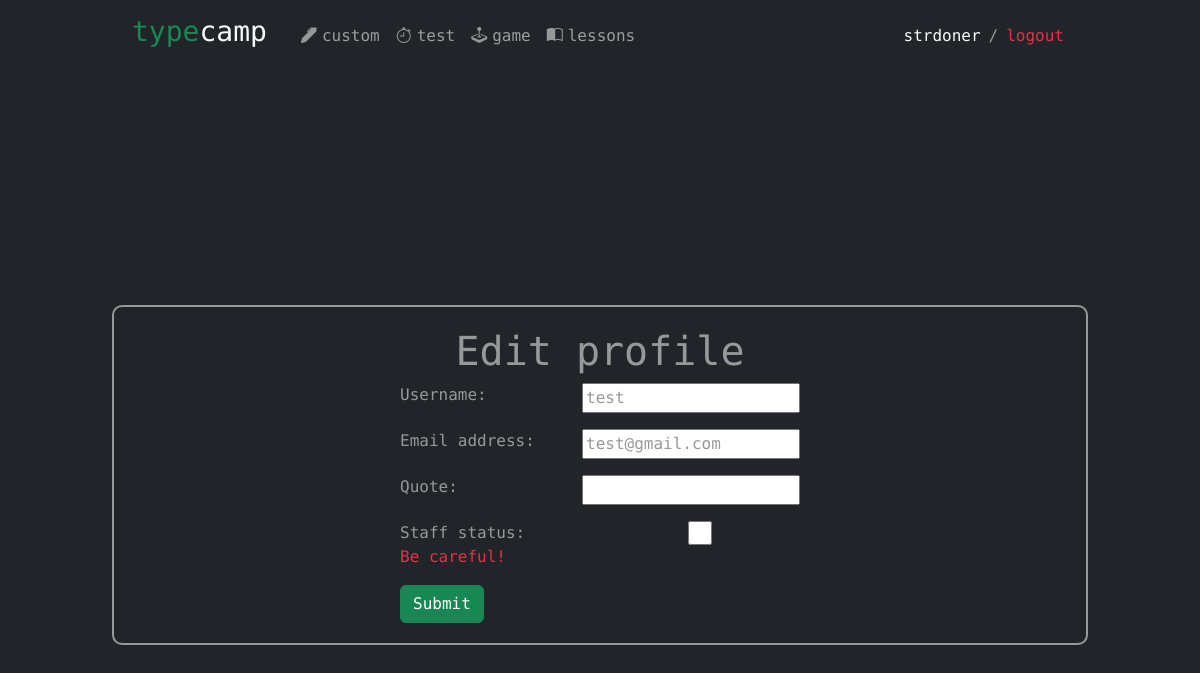
The app's page /edit_profile/27/ (signed in), older data.
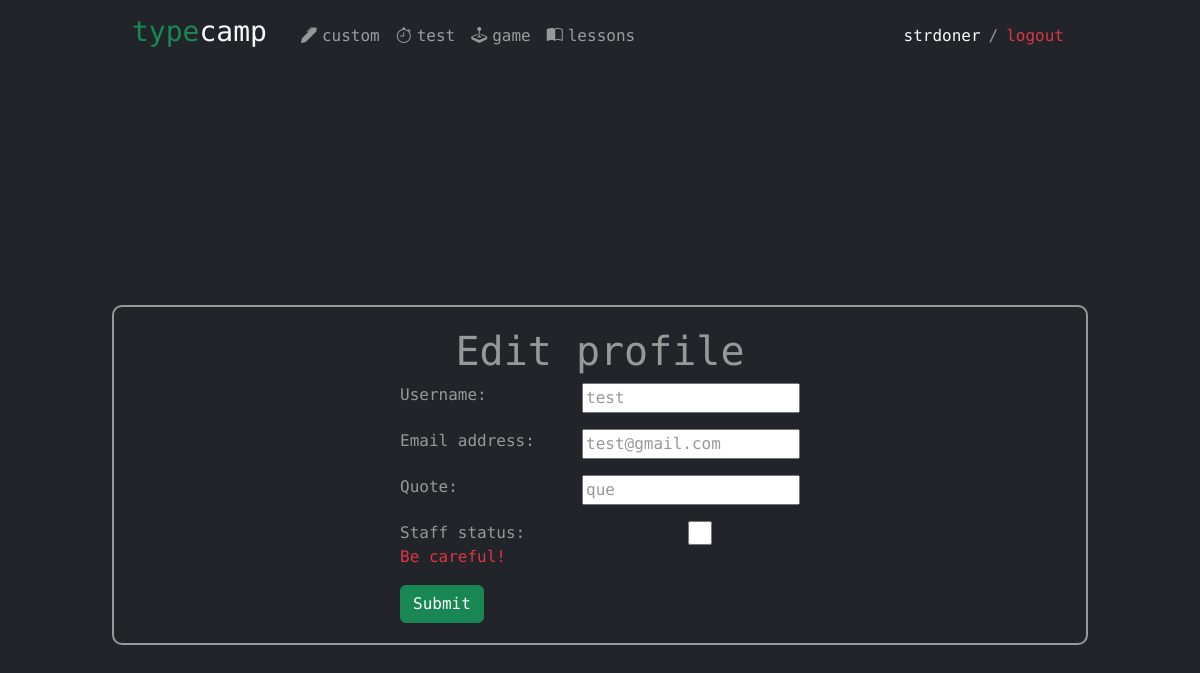
The same page, newer data.
### typecamp_app/models.py (models this page shows, shortened)
class Profile(models.Model):
    user = models.OneToOneField(settings.AUTH_USER_MODEL, on_delete=models.CASCADE, primary_key=True)
    quote = models.CharField(max_length=200, null=True, blank=True)
    keys = models.JSONField('keys', default=keys_default)
    wpm = models.IntegerField(default=0)
    total_stat = models.JSONField('total_stats', default=total_stat_default)

### typecamp_app/views.py (the view, shortened to what this page needs)
# urls.py: re_path(r'^edit_profile/(?P<id>\d+)/$', edit_profile, name='edit_profile'),
@login_required
def edit_profile(request, id):
    if request.method == 'POST':
        if request.user.is_superuser:
            staff_form = StaffEditForm(instance=User.objects.get(id=id), data=request.POST)
        user_form = UserEditForm(instance=User.objects.get(id = id), data=request.POST)
        profile_form = ProfileEditForm(instance=User.objects.get(id = id).profile, data=request.POST)
        if user_form.is_valid() and profile_form.is_valid():
            user = request.user
            user_form.save()
            profile_form.save()
            if request.user.is_superuser and staff_form.is_valid():
                print('asdfasdf')
                staff_form.save(commit=True)
            return redirect('user_detail', id = id)
        else:
            return render(request,
                      'edit.html',
                      {'user_form': user_form,
                       'profile_form': profile_form,
                       'id':int(id)
                       })
    else:
        if (request.user.is_superuser):
            user_form = UserEditForm(instance=User.objects.get(id = id))
            profile_form = ProfileEditForm(instance=User.objects.get(id = id).profile)
            staff_form = StaffEditForm(instance=User.objects.get(id = id))
            return render(request,
                        'edit.html',
                        {'user_form': user_form,
                        'profile_form': profile_form,
                        'staff_form': staff_form,
                        'id':int(id)
                        })

### typecamp_app/forms.py
class UserEditForm(forms.ModelForm):
    class Meta:
        model = User
        fields = ('username', 'email')
        help_texts = {
            'username': None,
            'email': None,
        }

class ProfileEditForm(forms.ModelForm):
    class Meta:
        model = Profile
        fields = ('quote',)

### typecamp_app/templates/edit.html (shortened to what this page needs)
{% extends "base.html" %}
{% block header %}
<a href="{% url 'home'%}" class="text-decoration-none text-light navbar-brand label"><h3><span>type</span>camp</h3></a>
    <div class="collapse navbar-collapse" id="navbarSupportedContent">
        <ul class="navbar-nav me-auto mb-2 mb-lg-0">
            <li class="nav-item">
                <a class="nav-link" aria-current="page" href="{% url 'custom'%}"><i class="bi bi-pen-fill"></i>custom</a>
            </li>
            <li class="nav-item">
                <a class="nav-link" href="{% url 'test' %}"><i class="bi bi-stopwatch"></i>test</a>
            </li>
            <li class="nav-item">
                <a class="nav-link" href="{% url 'game' %}"><i class="bi bi-joystick"></i>game</a>
            </li>
            <li class="nav-item">
                <a class="nav-link" href="{% url 'lessons' %}"><i class="bi bi-book-half"></i>lessons</a>
            </li>
        </ul>
        <div class="user-block">
            {% if user.is_authenticated %}
                <a href="{% url 'user_detail' user.pk %}" class="navbar-text m-2 text-light">{{ user.get_username }}</a>
                /
                <form method="post" action="{% url 'logout' %}">
                  <button type="submit" class="navbar-text m-2 text-danger btn-link">logout</button>
             </form>
            {% else %}
                <a href="{% url 'login' %}" class="navbar-text m-2 text-light">login</a>/
                <a href="{% url 'register' %}" class="navbar-text m-2 text-light">register</a>
            {% endif %}
        </div>
    </div>
{% endblock header %}
{% block content %}
<div class="profile-block d-grid justify-content-center  ">
    <h1 class="text-center">Edit profile</h1>
    {% if request.user.pk == id or request.user.is_staff %}
    <form action="" method="post">
        {{ user_form.as_p }}
        {{ profile_form.as_p }}
        {% if request.user.is_superuser %} {{staff_form.as_p}} {% endif %}
        <button class="btn btn-success ">Submit</button>
    </form>
    {% else %}
    <p class="text-danger">You have no permissions to do this</p>
    {% endif %}
</div>
{% endblock content %}

Row changes from the older to the newer data that the page shows:
changed Profile: quote (not shown) → "que"
